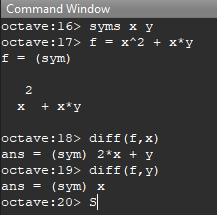
#> input picture Database/learnopencv/images/3.jpg, 217 x 215 px, found by its file name; its folder holds 4 pictures in this run
$ python 6_get_filename.py
#> lines starting #> are read from the running program, lines starting #| are printed output that depends on the picture
'''
get filename
'''
import cv2
import numpy as np
import os

listname = os.listdir("images")
print(listname)

for name in listname:
    path = "images"
    img_name = path + "\\" + name
    img = cv2.imread(img_name)
#> img is the input picture: shape (215, 217, 3); mean B, G, R 61.7, 61.8, 61.7
    img = cv2.resize(img,(500,600))
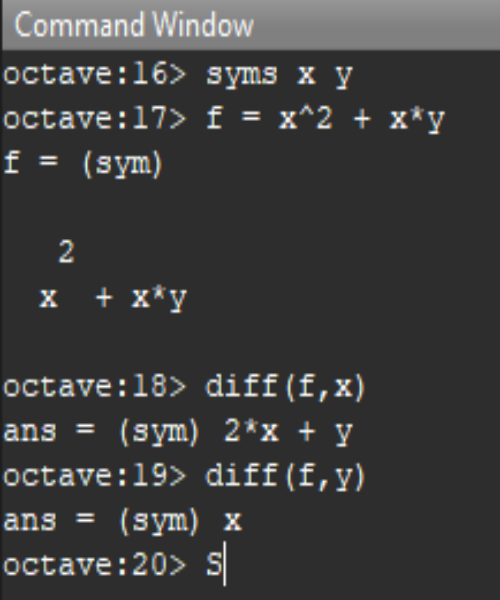
#> img: shape (600, 500, 3); mean B, G, R 61.7, 61.8, 61.6
    cv2.imshow("me", img)
    cv2.waitKey(1000)
#> pass 2 of the loop `for name in listname:`:
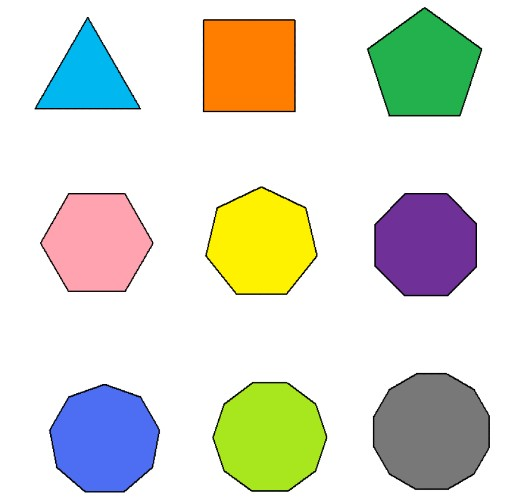
#> input picture Database/learnopencv/images/5.jpg, 522 x 503 px, found by its file name
#> img is the input picture: shape (503, 522, 3); mean B, G, R 209.3, 222.1, 220.4
#> `img = cv2.resize(img,(500,600))`:
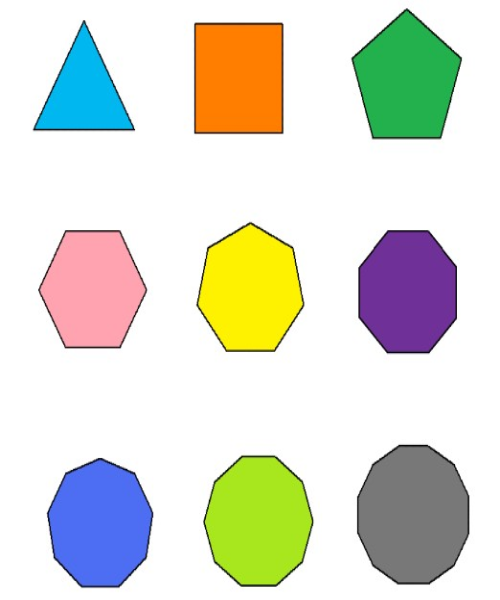
#> img: shape (600, 500, 3); mean B, G, R 209.3, 222.1, 220.4
#> pass 3 of the loop `for name in listname:`:
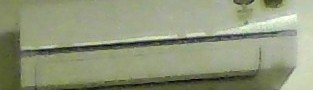
#> input picture Database/learnopencv/images/6.jpg, 313 x 90 px, found by its file name
#> img is the input picture: shape (90, 313, 3); mean B, G, R 122.3, 150.4, 143.9
#> `img = cv2.resize(img,(500,600))`:
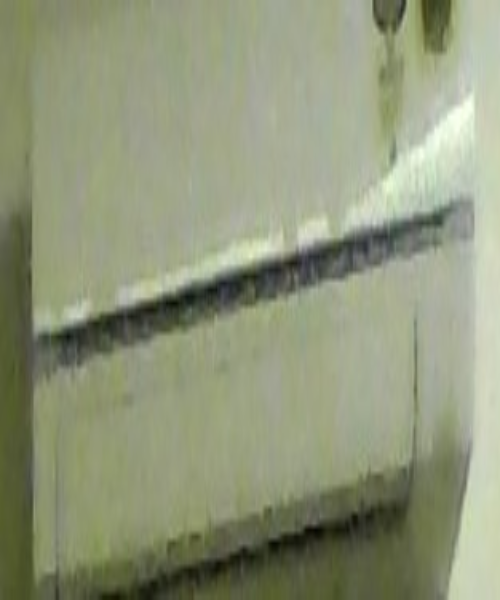
#> img: shape (600, 500, 3); mean B, G, R 122.2, 150.3, 143.7
#> the loop made 4 passes; the first 3 are shown
cv2.destroyAllWindows()
